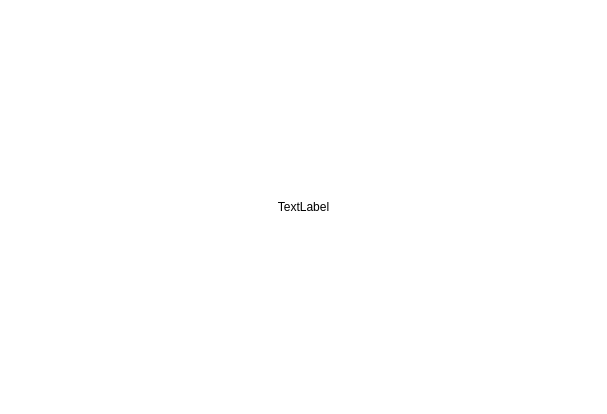
<?xml version="1.0" encoding="UTF-8"?>
<ui version="4.0">
 <class>splashPage</class>
 <widget class="QWidget" name="splashPage">
  <property name="geometry">
   <rect>
    <x>0</x>
    <y>0</y>
    <width>607</width>
    <height>414</height>
   </rect>
  </property>
  <property name="windowTitle">
   <string>Form</string>
  </property>
  <property name="styleSheet">
   <string notr="true">background: transparent;border:none;</string>
  </property>
  <layout class="QHBoxLayout" name="horizontalLayout">
   <item>
    <widget class="QLabel" name="label">
     <property name="styleSheet">
      <string notr="true">background: transparent;border:none;</string>
     </property>
     <property name="text">
      <string>TextLabel</string>
     </property>
     <property name="alignment">
      <set>Qt::AlignmentFlag::AlignCenter</set>
     </property>
    </widget>
   </item>
  </layout>
 </widget>
 <resources/>
 <connections/>
</ui>
